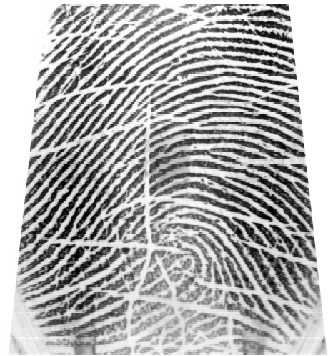
#> input picture CASIA/000/L/000_L0_0.bmp, 328 x 356 px, given as the content of the folder ./PAIRS/MATCHED/CROP/, which was not available
$ jupyter execute --allow-errors Updated_Siamese_net_archive.ipynb   (shell and % lines are left out)   (Python 2 division)   (older library calls are emulated)   (text cells are left out)
#> lines starting #> are read from the running program, lines starting #| are printed output that depends on the picture; pictures that were not available may be replaced by others from this repository, and a replacement may not be noted
### OrFreqMapFFT.py
from scipy.fftpack import fftn, fftshift
from scipy import ndimage
from scipy import signal
from scipy.spatial.distance import pdist
from scipy.ndimage import filters
import matplotlib as mpl
import matplotlib.pyplot as plt
import numpy as np
import math
import copy

###Creation d'une fenetre de hamming
### Source : https://mail.scipy.org/pipermail/numpy-discussion/2008-July/036110.html
# [6 lines of commented-out code are left out]
### window the heightmap
##heightmap *= bw2d
### Ou sinon
##h = signal.hamming(n)
##ham2d = np.sqrt(np.outer(h,h))

anglMap = []

# Generate a Gaussian mask
# [42 lines left out: functions gkern2, norma, normalog, dec, maxPrecision, not called in this run]
# Extract information (angle, freq and proba) from the FFT image
def extractInfo(img, doAngle=True, doFrequ=True, doProb=True):
# [57 lines left out: function extractInfo, not called in this run]
def mapping(img, block = 15, step = 2, doAngle=True, doFrequ=True, doProb=True):
    height, width = img.shape

    # Cosine windows
    bw2d = np.outer(signal.cosine(block), np.ones(block))
    # Hanning windows
    # bw2d = np.outer(signal.hanning(block), np.ones(block))

    # Transform 1D to 2D windows
    bw2d = np.sqrt(bw2d * bw2d.T)

    center = (block//2, block-block//2)

    # Create coordinate maps (use for orientationMap)
    global anglMap
    anglMap = np.empty((block, block))
    for i in range(block):
        for j in range(block):
            anglMap[i][j] = np.arctan2(i-center[0], j-center[1])

    # For the edge effect
    tmpImg = np.pad(img, (center,center), 'reflect')

    # Creation of the three new images
    result = []
    for i in range(0, height, step):
        temp = []
        for j in range(0, width, step):
            piece = tmpImg[i:i+block,j:j+block]

            # Apply the window
            piece = np.multiply(piece - np.average(piece), bw2d)

            # FFT
            imgFFT = fftn(piece)
            imgFFT = np.abs(imgFFT)

            imgFFT = fftshift(imgFFT)

            # Extract imformations (or, freq, prob)
            temp.append(extractInfo(imgFFT, doAngle, doFrequ, doProb))
        result.append(temp)

    return result

def smoothingFreq(maps, block = 10, sigma = 1.5):
    # [26 lines left out: function smoothingFreq, not called in this run]
# If you lauch this file alone :
if __name__ == '__main__':
    #image1 = ndimage.imread('Sans titre.png', mode = 'L')
    image1 = ndimage.imread('chikkerur2007.png', mode = 'L')
    # [6 lines of commented-out code are left out]

    imgFFT = fftn(image1)
    imgFFT_Abs = abs(imgFFT)
    imgFinal = fftshift(imgFFT_Abs)

    fig = plt.figure()

    ax1 = fig.add_subplot(2, 3, 1)
    ax1.axes.get_xaxis().set_visible(False)
    ax1.axes.get_yaxis().set_visible(False)
    plt.title('Image')
    ax1.imshow(image1, interpolation='nearest', cmap = mpl.cm.gray)

    ax2 = fig.add_subplot(2, 3, 2)
    ax2.axes.get_xaxis().set_visible(False)
    ax2.axes.get_yaxis().set_visible(False)
    plt.title('fft module')
    ax2.imshow(normalog(imgFinal), interpolation='nearest', cmap = mpl.cm.gray)

    Fini = mapping(image1, 30, 2)
    Fini = np.array(Fini)

# [5 lines of commented-out code are left out]

    ax3 = fig.add_subplot(2, 3, 3)
    ax3.axes.get_xaxis().set_visible(False)
    ax3.axes.get_yaxis().set_visible(False)
    plt.title('Oriantation Map')
    ax3.imshow(Fini[:,:,0], interpolation='nearest', cmap = mpl.cm.hsv)

    ax3 = fig.add_subplot(2, 3, 5)
    ax3.axes.get_xaxis().set_visible(False)
    ax3.axes.get_yaxis().set_visible(False)
    plt.title('Smooth Freq Map')
    ax3.imshow(smoothingFreq(Fini, block = 20, sigma = 2.), interpolation='nearest', cmap = mpl.cm.hsv)

    ax6 = fig.add_subplot(2, 3, 6)
    ax6.axes.get_xaxis().set_visible(False)
    ax6.axes.get_yaxis().set_visible(False)
    plt.title('Frequence Map')
    ax6.imshow(Fini[:,:,1], interpolation='nearest', cmap = mpl.cm.hsv)

    ax4 = fig.add_subplot(2, 3, 4)
    ax4.axes.get_xaxis().set_visible(False)
    ax4.axes.get_yaxis().set_visible(False)
    plt.title('Proba Map')
    ax4.imshow(Fini[:,:,2], interpolation='nearest', cmap = mpl.cm.hsv)

    plt.show()

### OrientationMap.py
import matplotlib.pyplot as plt
import numpy as np
import scipy
from scipy import ndimage
import math

import MultiTools as Tool

# Algorithms use are presented in
# "Handbook of Fingerprint Recognition", p104

# [38 lines left out: function generate, not called in this run]

def generate_glissant(img, block=5, coherence=False):

    sobelX = ndimage.sobel(img, axis = 0)
    sobelY = ndimage.sobel(img, axis = 1)

    # It's faster to pre-compute it
    sobelMult = np.multiply(sobelX, sobelY)
    sobelXPow = np.multiply(sobelX, sobelX)
    sobelYPow = np.multiply(sobelY, sobelY)

    arraySum = np.ones((block, block))

    Gxy = ndimage.filters.convolve(sobelMult, arraySum)
    Gxx = ndimage.filters.convolve(sobelXPow, arraySum)
    Gyy = ndimage.filters.convolve(sobelYPow, arraySum)

    Gxx_less_Gyy = Gxx-Gyy

    orientMap = 0.5 * np.arctan2(2.0*Gxy, Gxx_less_Gyy)

    if coherence:
        temp = Gxx+Gyy
        coherMap = np.empty(img.shape, dtype = float)

        for i in range(img.shape[0]):
            for j in range(img.shape[1]):
                t = temp[i][j]
                if t == 0:
                    t = 1
                coherMap[i][j] = math.sqrt(math.pow(Gxx_less_Gyy[i][j],2)+4.0*math.pow(Gxy[i][j], 2))/t
        return (orientMap, coherMap)
    else:
        return orientMap

# If you lauch this file alone :
# [18 lines that do not run on import are left out]

### InterfacePreprocessing.py
import Variance as Var
import EnhacementContrast as EnCon
import OrientationMap as OrMap
import OrFreqMapFFT as OrFrMapFFT
import RegistrationFFT as RegFFT
import RegistrationBrute as RegBru
import RegistrationSimple as RegSimp
import RegistrationCombinee as RegComb
import MultiTools as Tool

regSize = None

# [25 lines left out: function contrast, not called in this run]

def orientation(img, block=10, moving=True, coherence=False, resize=True):
    """
        Generate an orientation map (and a coherence map in option)

        :param img: A numpy array who represent the image
        :param block: The size (in px) of the block (size of block*block)
        :param moving: If you want to use a moving windows
        :param coherence: For returning the coherence map at
        the same time that the orientation map
        :param resize: To return an orientation map (and coherence)
        with the same shape than the entry
        :return: A (couple if coherence True) of numpy array
    """

    if moving:
        return OrMap.generate_glissant(img, block, coherence)

    if not resize:
        return OrMap.generate(img, block, coherence)

    if coherence:
        orTemp, coTemp = OrMap.generate(img, block, coherence)
        return (Tool.zoom(orTemp, img.shape), Tool.zoom(coTemp, img.shape))
    else:
        orTemp = OrMap.generate(img, block, coherence)
        return Tool.zoom(orTemp, img.shape)

def frequency(img, block = 15, step = 2, smoothFreq=False, smoothFreqBlock=20, smoothFreqSigma=1.5):
    """
        Generate an frequence map (and can smooth it)

        :param img: A numpy array who represent the image
        :param block: The size (in px) of the block (of size block*block)
        :param step: step of the moving windows
        :param smoothFreq: if you want to smooth the frequency map
        :param smoothFreqBlock: Size of the block for the smoothing
        :param smoothFreqSigma: Sigma because we use a Gauss kernel
        :return: A numpy array of frequency
    """

    maps = OrFrMapFFT.mapping(img, block, step, False, True, smoothFreq)

    if smoothFreq:
        return OrFrMapFFT.smoothingFreq(maps, smoothFreqBlock, smoothFreqSigma)
    return [[j[1] for j in i] for i in maps]

# [30 lines left out: function variance, not called in this run]

def varianceCrop(img, seuil = 100):
    return Var.varianceCrop(img, seuil)

# [44 lines left out: functions registrationFFT, registrationBrute, registrationSimple, not called in this run]

### Archived Code/Updated_Siamese_net_archive.ipynb
[cell 1]
import os, random

import numpy as np
import tensorflow as tf
import matplotlib.pyplot as plt
import InterfacePreprocessing as IntPre

from PIL import Image
from scipy.ndimage import imread
from scipy.misc import imresize
from sklearn.metrics import roc_curve, auc

[cell 2]
# Create the same image merge with maximum 3 kind of pre-processing
def preprocessing_bare(image, size):

    if raw_only:
        image_temp = np.zeros((size,size,1))
        image = imresize(image, [size, size])
        image_temp[:,:,0] = image
    else:
        image_temp = np.zeros((size,size,4))
        image = imresize(image, [size, size]).astype(np.int32)
        image_temp[:,:,0] = image # 180*180
        image_temp[:,:,1] = imresize(IntPre.frequency(image, step=5), [size, size])
        image_temp[:,:,2] = imresize(np.abs(IntPre.orientation(image, coherence=False)), [size, size])
        image_temp[:,:,3] = imresize(IntPre.variance(image, block=5), [size, size])

#        OrMap = np.abs(IntPre.orientation(image, coherence=False))
#        Image.fromarray(255.0*(OrMap-np.min(OrMap))/np.max(OrMap)).show()

    return image_temp

# To load images like CASIA (no matching etc...)
def load_vrac(path):
    images = dict()

    for f in os.listdir(path):
        ID = f[:-4]
        image = imread(path+f).astype(np.int32)
        image_temp = preprocessing_bare(image, raw_image_size)
        images[ID] = image_temp
    return images

# To load images organised by pairs (of match and mismatch)
def load_pairs(path_match, path_mismatch):
    return load_vrac(path_match), load_vrac(path_mismatch)

[cell 3]
# # If images are loaded with "load_pairs"
# def generate_batch_pairs(images_match, images_mismatch, num, image_size):

#     x = np.zeros((num, image_size*image_size*num_layer))
#     x_p = np.zeros((num, image_size*image_size*num_layer))
#     y = np.zeros((num, 1))
#     match = int(np.round(num*0.5))
#     mis_match = num - match

#     keys_mismatch = images_mismatch.keys()
#     for i in range(mis_match):
#         ID = random.choice(keys_mismatch)[:-1]
#         img = images_mismatch[ID + '0']
#         img_p = images_mismatch[ID + '1']
#         x[i,:] = np.reshape(img, (1,image_size*image_size*num_layer))
#         x_p[i,:] = np.reshape(img_p, (1,image_size*image_size*num_layer))
#         y[i] = 0

#     keys_match = images_match.keys()
#     for i in range(match):
#         ID = random.choice(keys_match)[:-1]
#         img = images_match[ID + '0']
#         img_p = images_match[ID + '1']
#         x[mis_match+i,:] = np.reshape(img, (1,image_size*image_size*num_layer))
#         x_p[mis_match+i,:] = np.reshape(img_p, (1,image_size*image_size*num_layer))
#         y[mis_match+i] = 1

# #     # Below just for testing!!!
# #     keys_mismatch = images_mismatch.keys()
# #     for i in range(num):
# #         ID = random.choice(keys_mismatch)[:-1]
# #         img = images_match[ID+'0']
# #         img_shifted = np.copy(img)

# #         img_shifted = np.rot90(img_shifted)
# # #         for h in range(img.shape[0]):
# # #             for w in range(img.shape[0]-10):
# # #                 img_shifted[h,w] = img_shifted[h,w+30]

# #         x[mis_match+i,:] = np.reshape(img, (1,image_size*image_size*4))
# #         x_p[mis_match+i,:] = np.reshape(img_shifted, (1,image_size*image_size*4))
# #         y[mis_match+i] = 0


#     return [x, x_p, y]

[cell 4]
# If images are loaded with "load_pairs"
# [46 lines left out: function generate_batch_pairs, not called in this run]

[cell 5]
def weight_variable(shape):
    initial = tf.constant(0.3, shape=shape)
    return tf.Variable(initial)

def bias_variable(shape):
    initial = tf.constant(0.3, shape=shape)
    return tf.Variable(initial)

def assist_variable(shape):
    initial = tf.constant(0.3, shape=shape)
    return tf.Variable(initial)

def conv2d(x, W, stride=[1, 1, 1, 1]):
    return tf.nn.conv2d(x, W, strides=stride, padding='SAME')

def max_pool_2x2(x):
    return tf.nn.max_pool(x, ksize=[1, 2, 2, 1],
                        strides=[1, 2, 2, 1], padding='SAME')
def sigm(x):
    return tf.sigmoid(x)

[cell 6]
# The three variables below are global variables and they can be read everywhere

global raw_only, image_size, num_layer
raw_only = False
raw_image_size = 180
image_size= 88
if raw_only:
    num_layer = 1
else:
    num_layer = 4

p_matching = 0.5
num_filter_1 = 16
num_filter_2 = 64
num_filter_3 = 256

# images = load_vrac('/home/cedric/Bureau/Sample/')
#> (the rest of this cell did not finish here and is left out)

#> (a cell that did not finish here is left out)

#> (a cell that did not finish here is left out)

#> (a cell that did not finish here is left out)

[cell 10]
# [11 lines of commented-out code are left out]

#> (a cell that did not finish here is left out)

[cell 12]
num=4
#> (the rest of this cell did not finish here and is left out)

[cell 13]
path = "./PAIRS/MATCHED/CROP/"
counter = 0
for f in os.listdir(path):
    counter+=1
    ID = f[:-4]
    image = imresize(imread(path+f), [88, 88]).astype(np.int32)
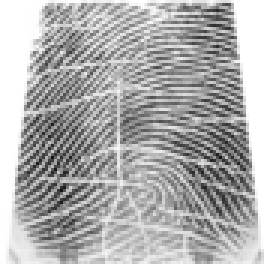
#> image: shape (88, 88) int32 (shown 3 times larger); min 18, max 255, mean 172.9
#     plt.imshow(image)
    plt.figure()
    plt.imshow(np.abs(IntPre.orientation(image, coherence=False)))
#> in generate_glissant, `sobelX = ndimage.sobel(img, axis = 0)`:
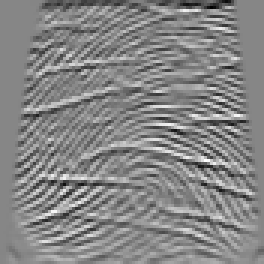
#> sobelX: shape (88, 88) int32 (shown 3 times larger); min -626, max 560, mean -2.7; drawn with min black and max white
#> in generate_glissant, `sobelMult = np.multiply(sobelX, sobelY)`:
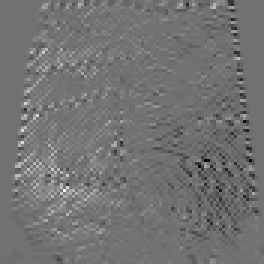
#> sobelMult: shape (88, 88) int32 (shown 3 times larger); min -165760, max 205827, mean 1793.2; drawn with min black and max white
#> in generate_glissant, `sobelYPow = np.multiply(sobelY, sobelY)`:
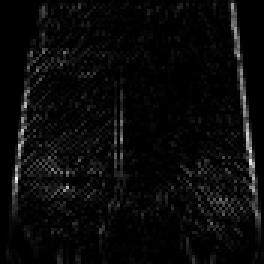
#> sobelYPow: shape (88, 88) int32 (shown 3 times larger); min 0, max 399424, mean 15991.1; drawn with min black and max white
#> in generate_glissant, `Gxy = ndimage.filters.convolve(sobelMult, arraySum)`:
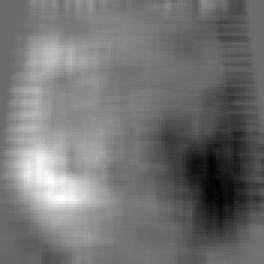
#> Gxy: shape (88, 88) int32 (shown 3 times larger); min -2526596, max 3475441, mean 176741; drawn with min black and max white
#> in generate_glissant, `Gxx = ndimage.filters.convolve(sobelXPow, arraySum)`:
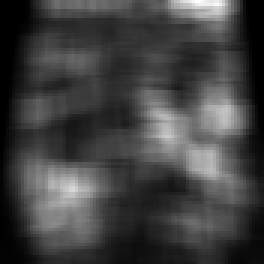
#> Gxx: shape (88, 88) int32 (shown 3 times larger); min 0, max 9067031, mean 2334588.4; drawn with min black and max white
#> in generate_glissant, `Gyy = ndimage.filters.convolve(sobelYPow, arraySum)`:
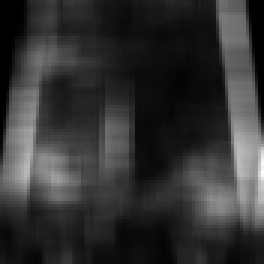
#> Gyy: shape (88, 88) int32 (shown 3 times larger); min 0, max 7998720, mean 1606456.9; drawn with min black and max white
#> in generate_glissant, `Gxx_less_Gyy = Gxx-Gyy`:
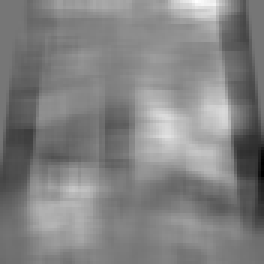
#> Gxx_less_Gyy: shape (88, 88) int32 (shown 3 times larger); min -7361440, max 8435936, mean 728131.5; drawn with min black and max white
#> in generate_glissant, `orientMap = 0.5 * np.arctan2(2.0*Gxy, Gxx_less_Gyy)`:
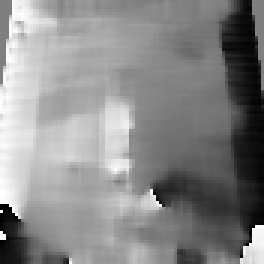
#> orientMap: shape (88, 88) float64 (shown 3 times larger); min -1.57, max 1.57, mean 0.12; drawn with min black and max white
    if counter > 1:
        break

[cell 14]
plt.imshow(imresize(image, [88, 88]))
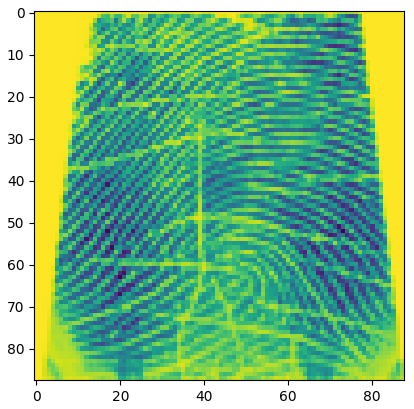
#> figure drawn by matplotlib, 1 panel

$ run again, on CASIA/000/R/000_R2_2.bmp
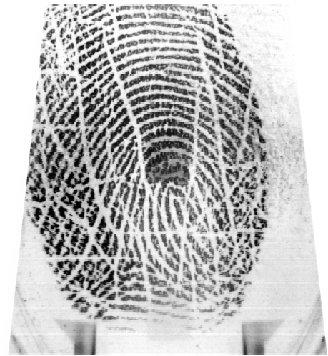
#> input picture CASIA/000/R/000_R2_2.bmp, 328 x 356 px, given as the content of the folder ./PAIRS/MATCHED/CROP/, which was not available
#> in generate_glissant, `orientMap = 0.5 * np.arctan2(2.0*Gxy, Gxx_less_Gyy)`:
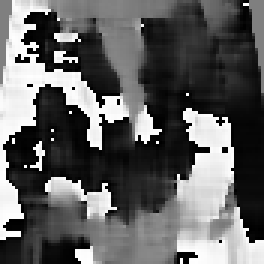
#> orientMap: shape (88, 88) float64 (shown 3 times larger); min -1.57, max 1.57, mean -0.377; drawn with min black and max white
#> `[cell 14] plt.imshow(imresize(image, [88, 88]))`:
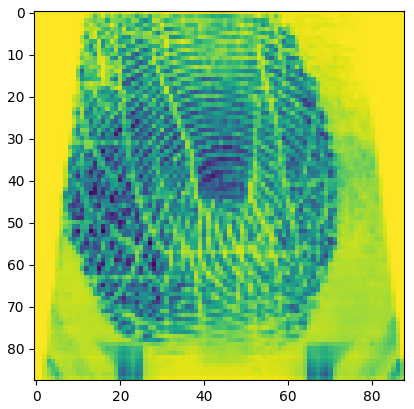
#> figure drawn by matplotlib, 1 panel

$ run again, on CASIA/001/R/001_R2_2.bmp
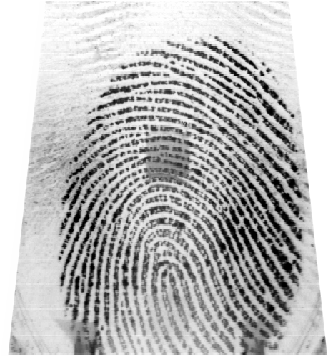
#> input picture CASIA/001/R/001_R2_2.bmp, 328 x 356 px, given as the content of the folder ./PAIRS/MATCHED/CROP/, which was not available
#> `[cell 14] plt.imshow(imresize(image, [88, 88]))`:
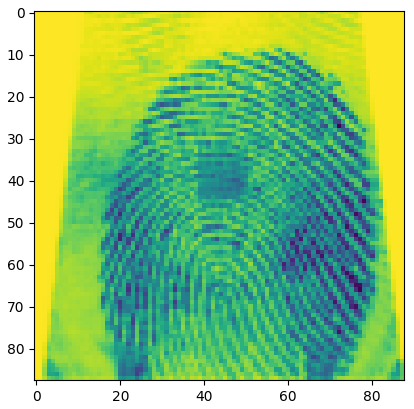
#> figure drawn by matplotlib, 1 panel
